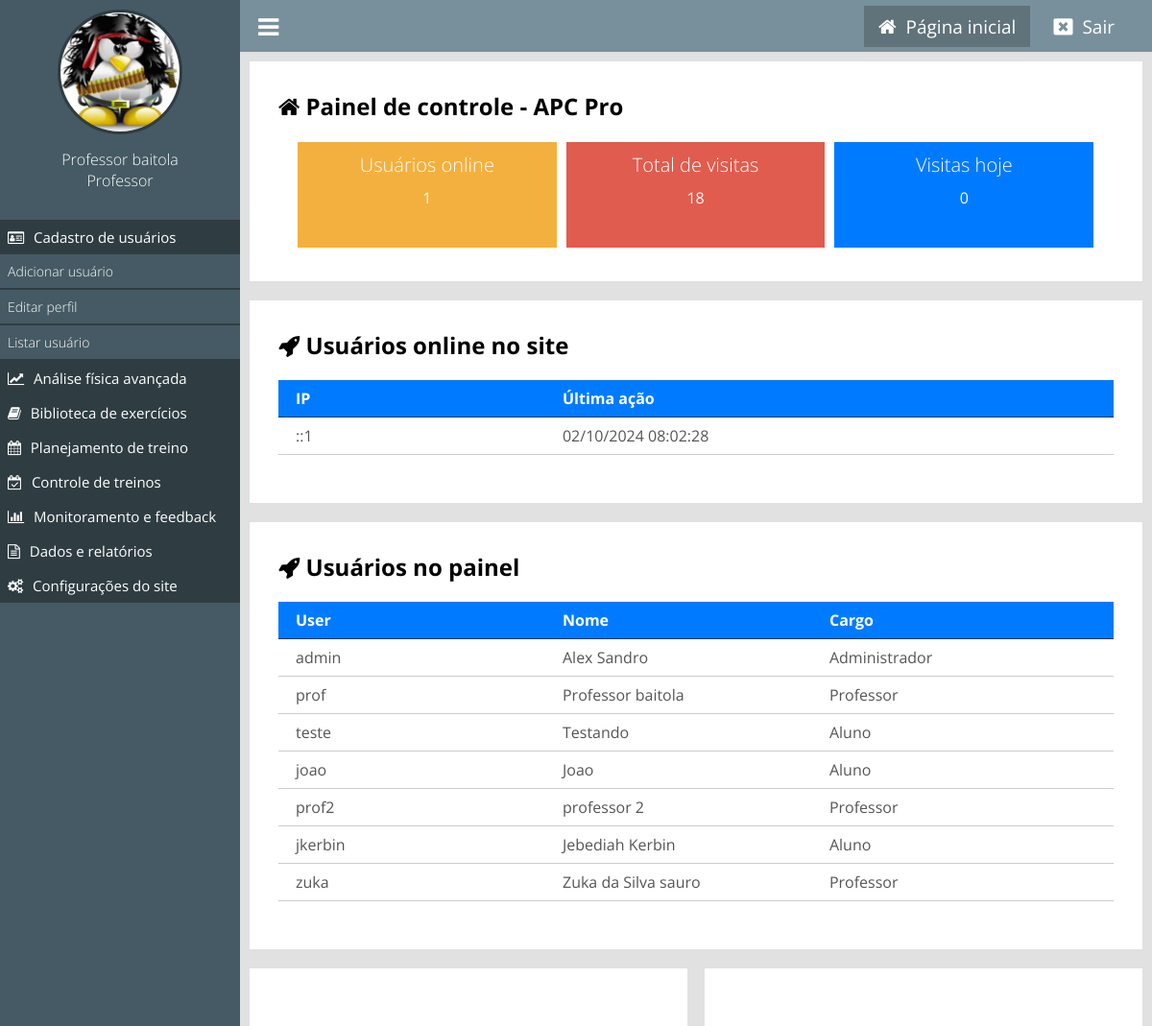
The page /painel/ (signed in) on the database as committed earlier.
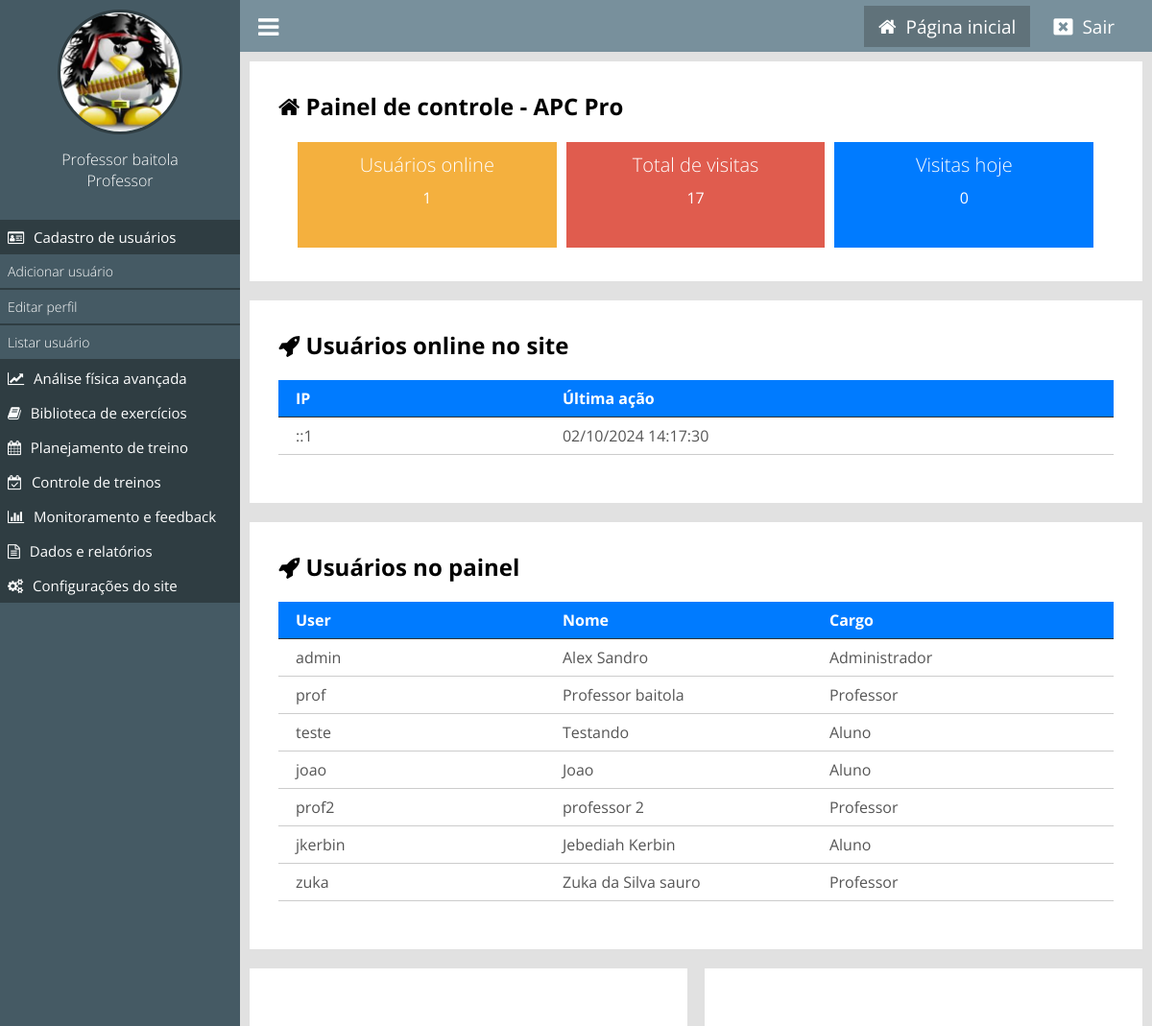
The same page on the database as committed later.
### classes/MySql.php (called while the page is built)
<?php
    class MySql{
        private static $pdo;
        public static function conectar(){
            if(self::$pdo == null){
                try{
                    self::$pdo = new PDO('mysql:host='.HOST.';dbname='.DATABASE,USER,PASSWORD,array(PDO::MYSQL_ATTR_INIT_COMMAND => "SET NAMES utf8"));
                    self::$pdo->setAttribute(PDO::ATTR_ERRMODE,PDO::ERRMODE_EXCEPTION);
                }catch(Exception $e) {
                    echo 'erro ao conectar, tente novamente mais tarde';
                }
            }
            return self::$pdo;
        }
    }
?>

### painel/pages/home.php (the view, shortened to what this page needs)
<?php
    $usuariosOnline = Painel::listarUsuariosOnline();
    $pegarVisitasTotais = MySql::conectar()->prepare("SELECT * FROM `tb_admin.visitas`");
    $pegarVisitasTotais->execute();
    $pegarVisitasTotais = $pegarVisitasTotais->rowCount();
    $pegarVisitasHoje = MySql::conectar()->prepare("SELECT * FROM `tb_admin.visitas` WHERE dia =?");
    $pegarVisitasHoje->execute(array(date('Y-m-d')));
    $pegarVisitasHoje = $pegarVisitasHoje->rowCount();
?>
<div class="box-content left w100">
    <h2><i class="fa fa-home"></i> Painel de controle - <?php echo NOME_EMPRESA ?></h2>
    <div class="box-metricas">
    <div class="box-metrica-single">
        <div class="box-metrica-wraper">
            <h2>Usuários  online</h2>
                <p><?php echo count($usuariosOnline); ?></p>
            </div>
        </div>
        <div class="box-metrica-single">
            <div class="box-metrica-wraper">
                <h2>Total de visitas</h2>
                <p><?php echo $pegarVisitasTotais; ?></p>
            </div>
        </div>
        <div class="box-metrica-single">
            <div class="box-metrica-wraper">
                <h2>Visitas hoje</h2>
                <p><?php echo $pegarVisitasHoje; ?></p>
            </div>
        </div>
    </div>
</div>
<div class="box-content left w100">
    <h2><i class="fa fa-rocket" aria-hidden="true"></i> Usuários online no site</h2>
    <div class="table-responsive">
        <div class="row">
            <div class="col">
                <span>IP</span>
            </div>
            <div class="col">
                <span>Última ação</span>
            </div>
        </div>
    <?php
        foreach ($usuariosOnline as $key => $value) {
    ?>
        <div class="row">
            <div class="col">
                <span><?php echo $value['ip'] ?></span>
            </div>
            <div class="col">
                <span><?php echo date('d/m/Y H:i:s',strtotime($value['ultima_acao'])) ?></span>
            </div>
        </div>
    <?php } ?>
    </div>
</div>
<div class="box-content left w100">
    <h2><i class="fa fa-rocket" aria-hidden="true"></i> Usuários no painel</h2>
    <div class="table-responsive">
        <div class="row">
            <div class="col">
                <span>User</span>
            </div>
            <div class="col">
                <span>Nome</span>
            </div>
            <div class="col">
                <span>Cargo</span>
            </div>
        </div>
    <?php
        $usuariosPainel = MySql::conectar()->prepare("SELECT * FROM `tb_admin.usuarios`");
        $usuariosPainel->execute();
        $usuariosPainel = $usuariosPainel->fetchAll();
        foreach ($usuariosPainel as $key => $value) {
    ?>
        <div class="row">
            <div class="col">
                <span><?php echo $value['user'] ?></span>
            </div>
            <div class="col">
                <span><?php echo $value['nome'] ?></span>
            </div>
            <div class="col">
                <span><?php echo pegaCargo($value['cargo']); ?></span>
            </div>
        </div>
    <?php } ?>
    </div>
</div>
    <div class="box-content left w50">
    </div>
    <div class="box-content right w50">
    </div>

### painel/index.php
<?php
    include('../config.php');
    if(Painel::logado() == false){
        include('login.php');
    } else {
        include('main.php');
    }
?>

### painel/main.php (shortened to what this page needs)
<!DOCTYPE html>
<html lang="pt-br">
<head>
    <link rel="stylesheet" href="https://cdnjs.cloudflare.com/ajax/libs/font-awesome/4.7.0/css/font-awesome.min.css">
    <link href="<?php echo INCLUDE_PATH_PAINEL ?>css/style.css" rel="stylesheet"/>
</head>
<body>
<div class="menu">
    <div class="menu-wraper">
        <div class="box-usuario">
            <?php
                if($_SESSION['img'] == ''){
            ?>
                <div class="avatar-usuario">
                    <i class="fa fa-user"></i>
                </div>
            <?php } else { ?>
                <div class="imagem-usuario">
                    <img src="<?php echo INCLUDE_PATH_PAINEL ?>uploads/<?php echo $_SESSION['img']; ?>" />
                </div>
            <?php } ?>
            <div class="nome-usuario">
                <p><?php echo $_SESSION['nome']; ?></p>
                <p><?php echo pegaCargo($_SESSION['cargo']); ?></p>
            </div>
        </div>
        <div class="items-menu">
            <h2 id="menu-usuarios" class="ativo"><i class="fa fa-id-card-o" aria-hidden="true"></i> Cadastro de usuários</h2>
            <a <?php selecionadoMenu('adicionar-usuario'); ?> <?php verificaPermissaoMenu(1); ?> href="<?php echo INCLUDE_PATH_PAINEL ?>adicionar-usuario">Adicionar usuário</a>
            <a <?php selecionadoMenu('editar-perfil'); ?>href="<?php echo INCLUDE_PATH_PAINEL ?>editar-perfil">Editar perfil</a>
            <a <?php selecionadoMenu('listar-usuarios'); ?> <?php verificaPermissaoMenu(1); ?> href="<?php echo INCLUDE_PATH_PAINEL ?>listar-usuarios">Listar usuário</a>
            <h2 id="menu-analise"><i class="fa fa-line-chart" aria-hidden="true"></i> Análise física avançada</h2>
            <h2 id="menu-biblioteca"><i class="fa fa-book" aria-hidden="true"></i> Biblioteca de exercícios</h2>
            <h2 id="menu-planejamento"><i class="fa fa-calendar" aria-hidden="true"></i> Planejamento de treino</h2>
            <h2 id="menu-controle"><i class="fa fa-calendar-check-o" aria-hidden="true"></i> Controle de treinos</h2>
            <h2 id="menu-monitoramento"><i class="fa fa-bar-chart" aria-hidden="true"></i> Monitoramento e feedback</h2>
            <h2 id="menu-relatorio"><i class="fa fa-file-text-o" aria-hidden="true"></i> Dados e relatórios</h2>
            <h2 id="menu-configuracao"><i class="fa fa-cogs" aria-hidden="true"></i> Configurações do site</h2>
        </div>
    </div>
</div>
    <header>
        <div class="center">
            <div class="menu-btn">
                <i class="fa fa-bars"></i>
            </div>
            <div class="logout">
                <a <?php if(@$_GET['url'] == ''){ ?> style="background: #60727a; padding: 8px 15px;" <?php } ?> href="<?php echo INCLUDE_PATH_PAINEL ?>"><i class="fa fa-home"></i><span>Página inicial</span></a>
                <a href="<?php echo INCLUDE_PATH_PAINEL ?>?logout"><i class="fa fa-window-close"></i><span>Sair</span></a>
            </div>
        </div>
    </header>
<div class="content">
    <?php Painel::loadPage(); ?>
</div>
</body>
</html>

### config.php (shortened to what this page needs)
<?php
	function pegaCargo($indice){
		return Painel::$cargos[$indice];
	}
	function selecionadoMenu($par) {
		$url = isset($_GET['url']) ? explode('/', filter_var($_GET['url'], FILTER_SANITIZE_URL))[0] : '';
		if ($url === $par) {
			echo 'class="menu-active"';
		}
	}
	function verificaPermissaoMenu($permissao){
		if($_SESSION['cargo'] >= $permissao){
			return;
		} else {
			echo 'style="display:none;"';
		}
	}
?>

### classes/Painel.php (shortened to what this page needs)
<?php
    class Painel {
        public static function logado(){
            return isset($_SESSION['login']) ? true : false;
        }
        public static function loadPage(){
            if(isset($_GET['url'])){
                $url = explode('/',$_GET['url']);
                if(file_exists('pages/'.$url[0].'.php')){
                    include('pages/'.$url[0].'.php');
                } else {
                    header('Location: '.INCLUDE_PATH_PAINEL);
                }
            } else {
                include('pages/home.php');
            }
        }
        public static function listarUsuariosOnline(){
            $sql = MySql::conectar()->prepare("SELECT * FROM `tb_admin.online`");
            $sql->execute();
            return $sql->fetchAll();
        }
        public static function limparUsuariosOnline(){
            $date = date('Y-m-d H:i:s');
        }
    }
?>

### painel/css/style.css (style rules this page uses)
* { margin: 0; padding: 0; box-sizing: border-box; font-family: 'Open Sans', sans-serif; }
html,body { height: 100%; background: rgb(225,225,225); }
body { overflow-x: hidden; }
.center { padding: 0 2%; margin: 0 auto; }
header { position: relative; left: 250px; padding: 10px 0; background: #78909C; width: calc(100% - 250px); }
.logout { float: right; }
.logout a { padding: 0 20px; position: relative; top: 4px; color: white; font-size: 20px; text-decoration: none; }
.logout a > span { text-decoration: none; font-size: 19px; padding-left: 10px; }
.menu-btn { float: left; cursor: pointer; font-size: 25px; color: white; }
.menu-wraper { width: 250px; }
div.menu { overflow-x: hidden; overflow-y: auto; height: 100%; padding: 10px 0; position: fixed; left: 0; top: 0; background: #455A64; float: left; width: 250px; }
div.box-usuario { text-align: center; }
.imagem-usuario > img { display: inline-block; width: 130px; height: 130px; border-radius: 50%; border: 3px solid #2F3D42; }
.nome-usuario { text-align: center; margin-top: 10px; }
.nome-usuario p { color: white; font-size: 16px; font-weight: 300; }
.w100 { width: 100%; }
.w50 { width: 49%; }
.left { float: left; }
.right { float: right; }
.content { width: calc(100% - 250px); position: relative; left: 250px; padding: 10px; }
.box-content { background: white; padding: 30px; margin-bottom: 20px; }
.box-metricas h2 { font-weight: 300; font-size: 23px; }
.items-menu { margin-top: 30px; }
.items-menu h2 { text-align: left; font-weight: normal; font-size: 15px; background: #2F3D42; color: white; padding: 8px; cursor: pointer; }
.items-menu h2 i { padding-right: 6px; }
.items-menu a { display: block; padding: 8px; font-weight: 300; font-size: 14px; text-decoration: none; color: white; border-bottom: 2px solid #2F3D42; }
.box-metricas { margin-top:16px; padding:0 15px; }
.box-metrica-single { float: left; position: relative; width: 33.3%; background: #F4B03E; border: 5px solid white; }
.box-metricas .box-metrica-single:nth-of-type(2) { background: #E05C4E; }
.box-metricas .box-metrica-single:nth-of-type(3) { background: #007bff; }
.box-metrica-wraper { padding: 10px 20px; text-align: center; color: white; }
.box-metrica-wraper h2 { font-size: 20px; }
.box-metrica-wraper p { padding: 10px 0; font-size: 16px; }
.table-responsive { max-width: 960px; margin: 20px auto; }
.table-responsive .row:nth-of-type(1) { font-weight: bold; background: #007bff; color: white; border-bottom: 1px solid #333; }
.table-responsive .row { color: #555; border-bottom: 1px solid #ccc; padding: 8px 18px; }
.col { float: left; width: 33.33%; }
@media screen and (max-width: 1200px) { .box-metrica-single { height: 120px; } }

Rows that differ between the two databases and show on the page:
removed tb_admin.online: ip "::1", ultima_acao "02/10/2024 08:02:28"
added tb_admin.online: ip "::1", ultima_acao "02/10/2024 14:17:30"
Other text that changed with them:
$pegarVisitasTotais: "18" → "17"
